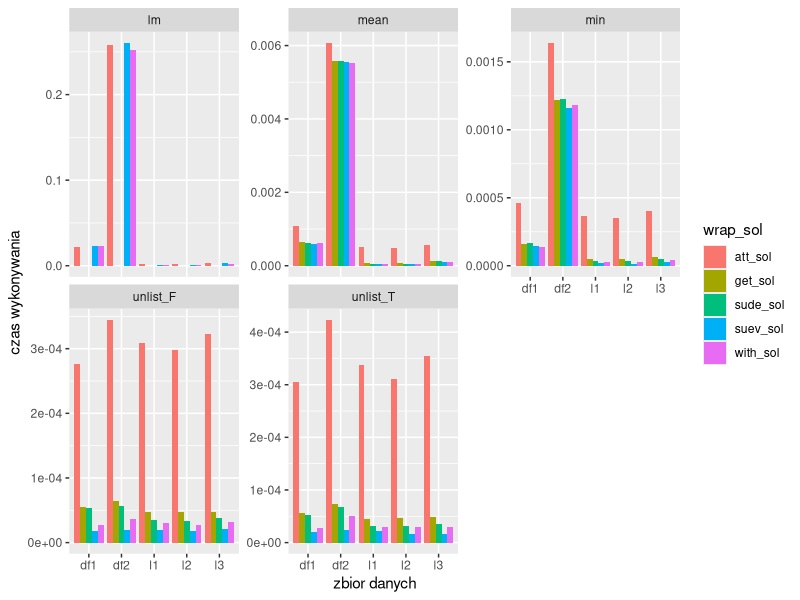

Write R code to recreate this figure.
## ---- chunk 1
knitr::opts_chunk$set(echo = TRUE)

library(dplyr)
library(ggplot2)
## ---- chunk 2
wrap_sols <- list()

# 'substitute + eval'
wrap_sols[["suev_sol"]] <- function(fun) {
  function(arg_env, arg_name) {
    fun(eval(substitute(arg_name), arg_env))
  }
}

# 'with' oraz pomocniczo 'substitute' i 'eval'
wrap_sols[["with_sol"]] <- function(fun) {
  function(arg_env, arg_name) {
    subs <- substitute(arg_name)
    fun(with(arg_env, eval(subs)))
  }
}

# 'attach'
wrap_sols[["att_sol"]] <- function(fun) {
  function(arg_env, arg_name) {
    attach(arg_env, warn.conflicts = FALSE)
    ret <- fun(arg_name)
    detach(arg_env)
    ret
  }
}

# 'substitute + deparse'
wrap_sols[["sude_sol"]] <- function(fun) {
  function(arg_env, arg_name) {
    fun(arg_env[[deparse(substitute(arg_name))]])
  }
}


# 'get' 
wrap_sols[["get_sol"]] <- function(fun) {
  function(arg_env, arg_name) {
    fun(get(deparse(substitute(arg_name)), arg_env))
  }
}

## ---- chunk 3
set.seed(42571)
data_to_test <- list(
  l1 = list(x = 1, y = 12),
  l2 = list(x = rnorm(10), y = rnorm(10)),
  l3 = list(x = rnorm(10000), y = rnorm(10000), z = rnorm(20000)),
  df1 = as.data.frame(matrix(rnorm(500000), 100000, 
                            dimnames = list(NULL, c("x", "y", "z", "w", "v")))),
  df2 = as.data.frame(matrix(rnorm(5000000), 1000000, 
                            dimnames = list(NULL, c("x", "y", "z", "w", "v"))))
)
## ---- chunk 4
funs_to_test <- list(
  mean = mean,
  min = min,
  unlist_T = unlist,
  unlist_F = function(x) unlist(x, use.names = FALSE),
  lm = lm
)
## ---- chunk 5
do.call(rbind, lapply(1:50, function(it) {
  do.call(rbind, lapply(names(data_to_test), function(datname) {
    do.call(rbind, lapply(names(wrap_sols), function(wrap_sol) {
      do.call(rbind, lapply(names(funs_to_test), function(fun) {
        wrapped_fun <- wrap_sols[[wrap_sol]](funs_to_test[[fun]])
        dat <- data_to_test[[datname]]
        if (fun == "lm") {
          if (wrap_sol %in% c("get_sol", "sude_sol")) {
            t1 <- NA
            t2 <- NA
          } else {
            t1 <- Sys.time()
            wrapped_fun(dat, y~x)
            t2 <- Sys.time()
          }
        } else {
          t1 <- Sys.time()
          wrapped_fun(dat, x)
          t2 <- Sys.time()
        }
        data.frame(fun = fun, dat = datname, wrap_sol = wrap_sol, time = t2 - t1, it = it)
      }))  
    }))  
  }))
})) -> res

res %>% group_by(fun, dat, wrap_sol) %>%
  summarise(m_time = mean(time)) %>%
  ggplot(aes(x = dat, y = m_time, fill = wrap_sol)) +
  geom_bar(stat = "identity", position = position_dodge()) +
  facet_wrap(~fun, scales = "free_y") +
  scale_y_continuous("czas wykonywania") +
  scale_x_discrete("zbior danych")
